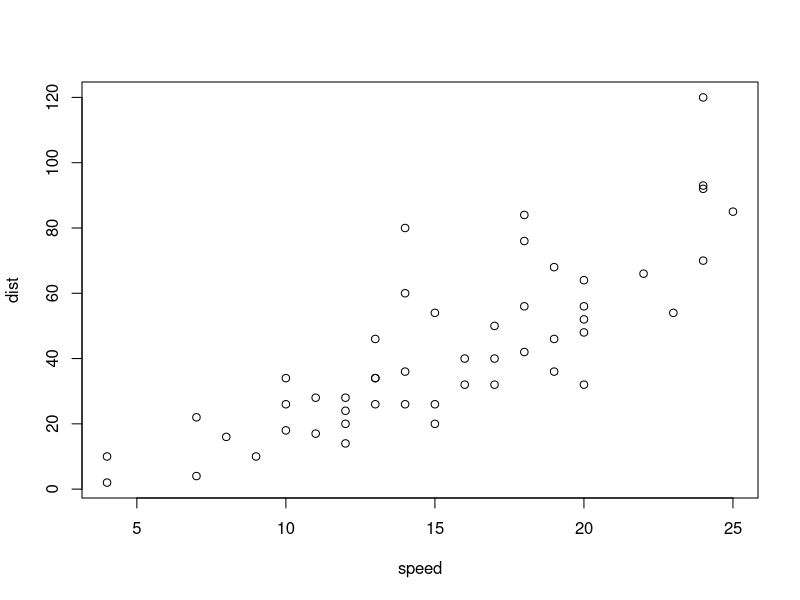
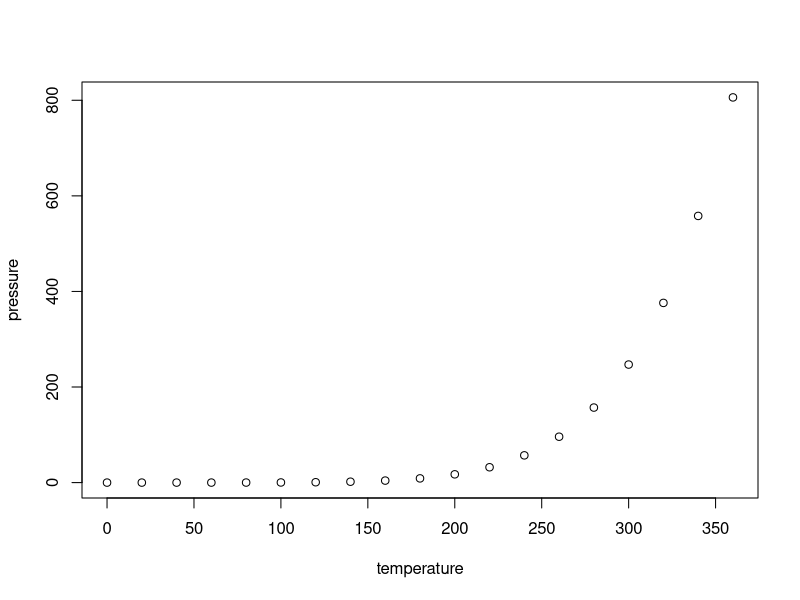
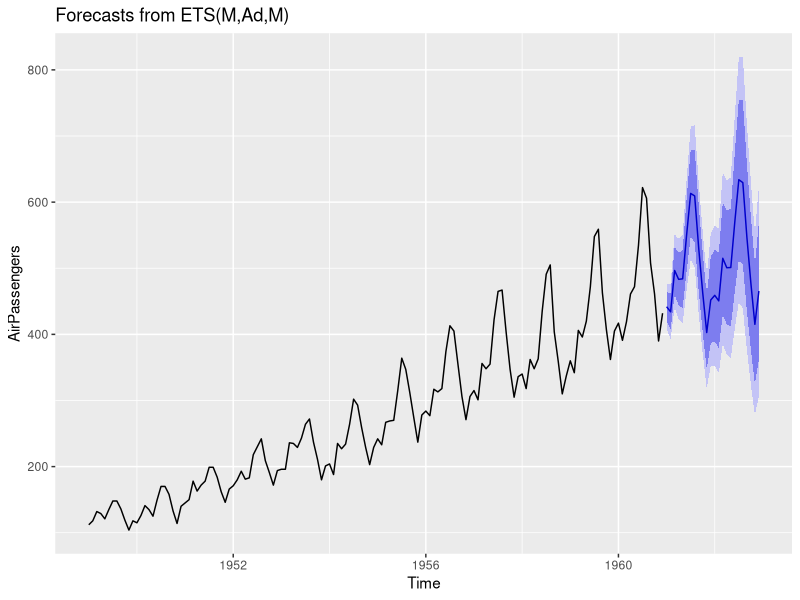

Write R code to recreate these figures, in order.
## ---- chunk 1
plot(cars)
## ---- chunk 2
#group by 



summary(cars)
## ---- chunk 3
plot(pressure)

forecast::autoplot(forecast::forecast(AirPassengers))

